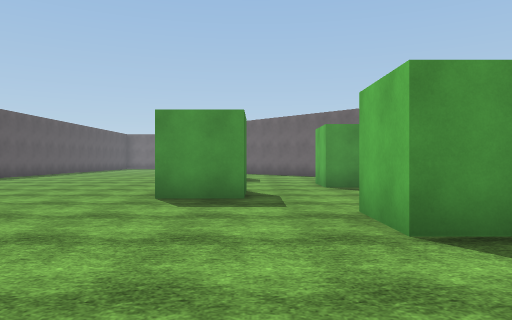
View 1 (above)

24 first-person views from a walk through a Unity game level. The camera is 1.3 m above the floor, looks level and sees 70° across. The floor is counted in squares, 2 m on a side. Each view is taken from the middle of a square. On the plan, view 1 faces up. The plan holds only what a view shows up to about 11 squares ahead; the rest is blank. The place goes on beyond the plan. Surface patterns are stand-ins for the level's own textures.

View 2
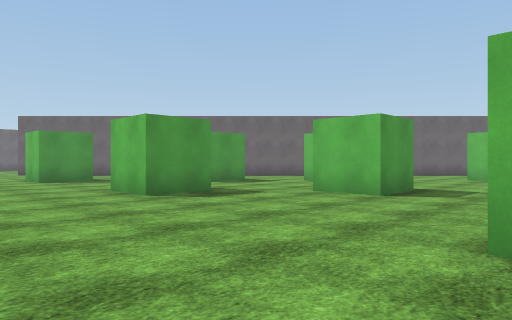

View 3
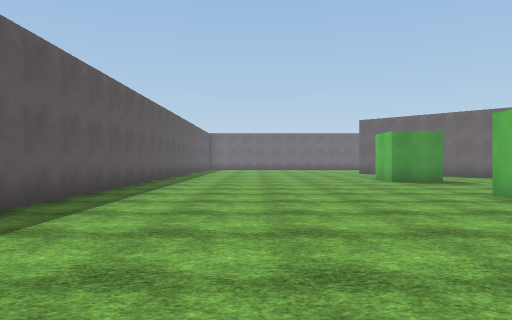

View 4
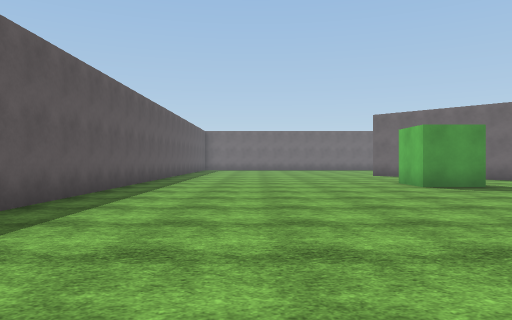

View 5
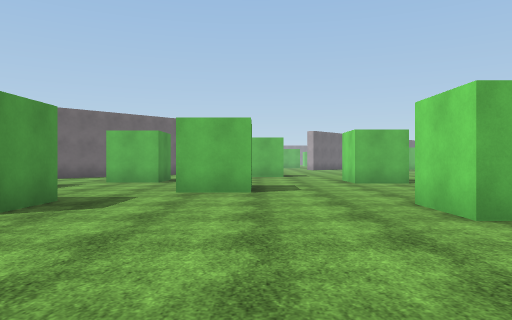

View 6
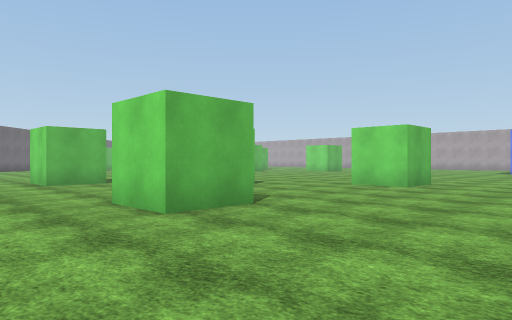

View 7
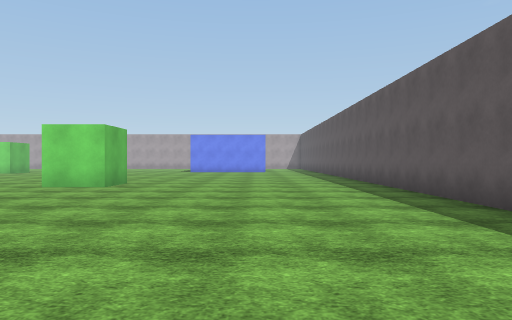

View 8
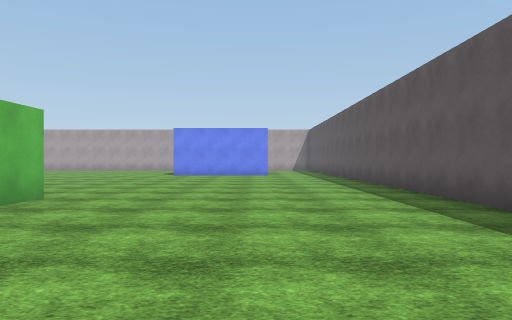

View 9
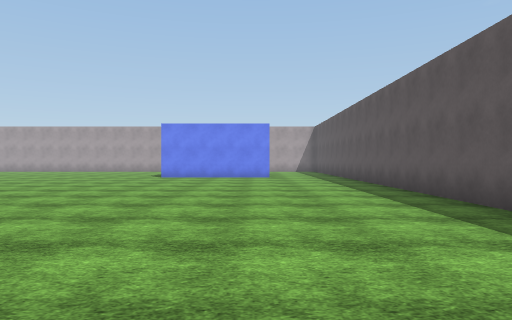

View 10
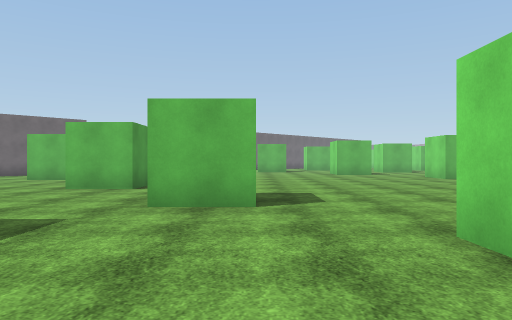

View 11
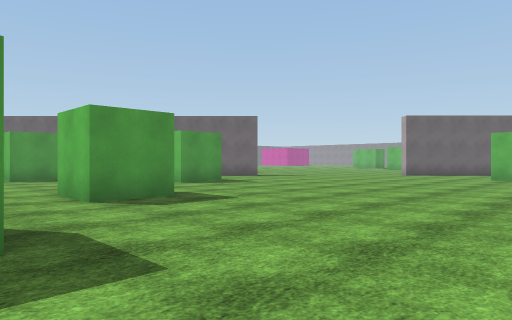

View 12
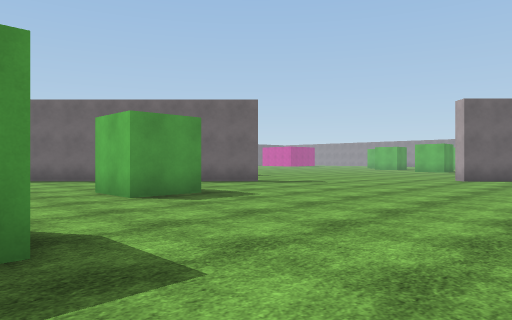

View 13
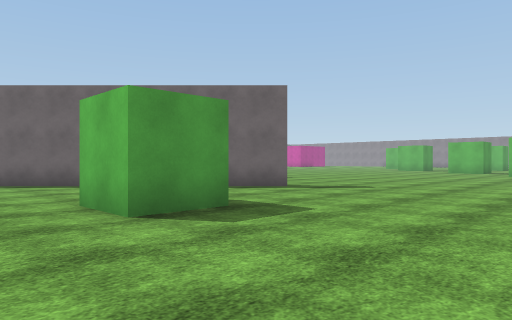

View 14
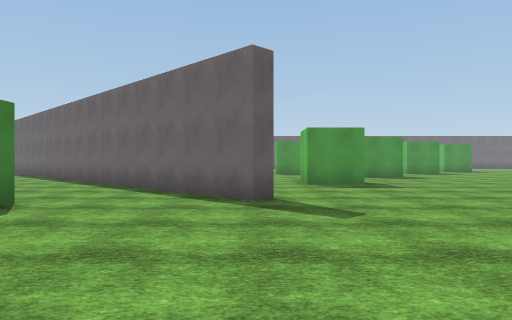

View 15
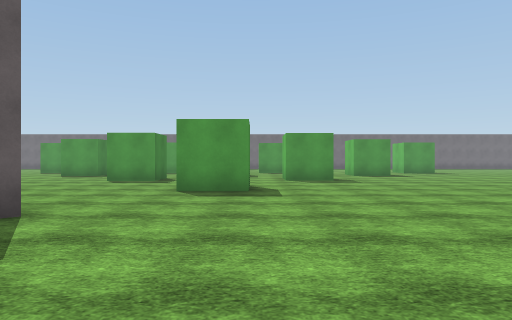

View 16
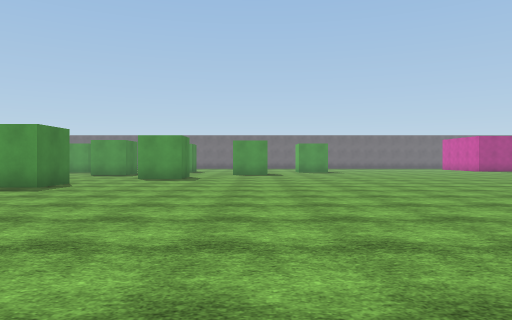

View 17
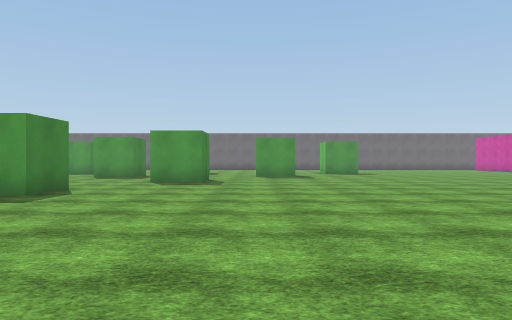

View 18
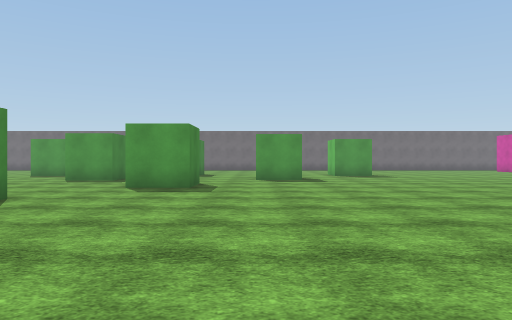

View 19
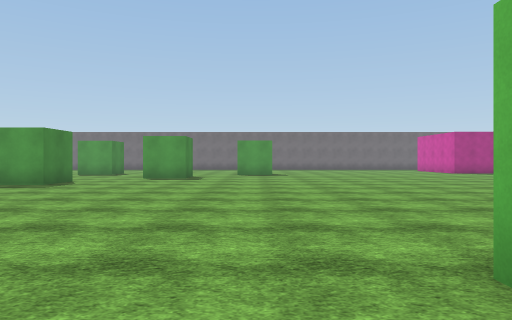

View 20
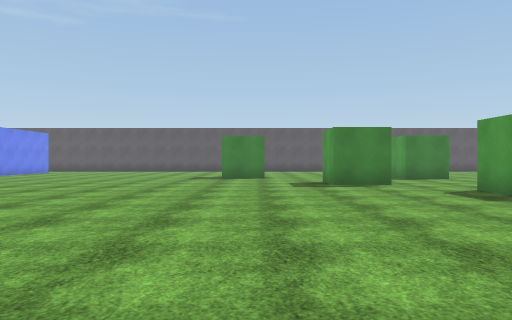

View 21
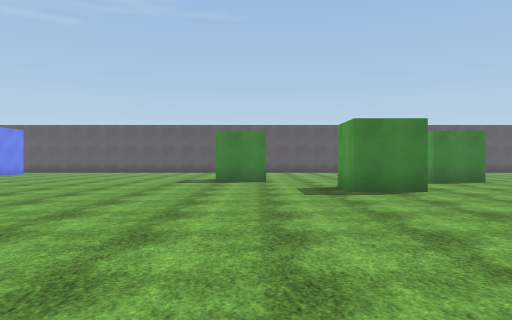

View 22
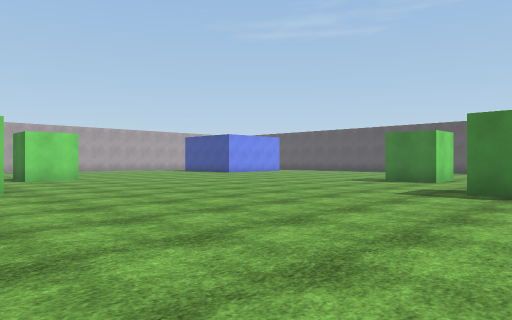

View 23
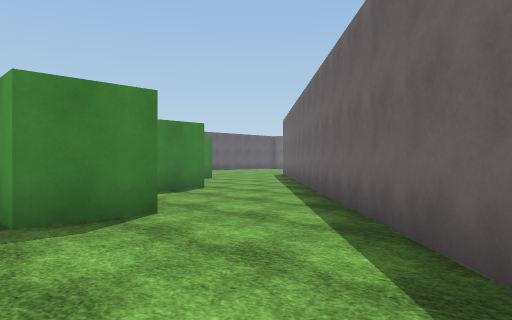

View 24
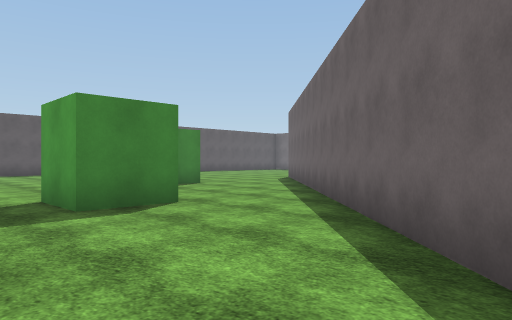

### Floor plan
Points are (right, up) in squares from view 1. A wall is a line through its corners. A room is listed if a view was taken in it or the views show most of it. See-through windows are left out.
Room 1 (views 1, 2, 3, 4, 5, 6, 7, 8, 9, 10, 11, 12, 13, 14, 15, 16, 17, 18, 19, 20, 21, 22, 23, 24)
walls: (9.5, 1.9) (7.9, 1.9) (7.9, 3.5); (5.8, -1.3) (4.1, -1.3) (4.1, 0.2) (5.8, 0.2); (2.9, 3.1) (1.3, 3.1) (1.3, 4.6); (13.3, 4.2) (12.9, 3.9) (2.4, 14.4); (2.5, -2.4) (2.5, -4) (1, -4) (1, -2.5); (6, 7.4) (6, 5.8) (4.5, 5.8) (4.5, 7.4); (-2.1, -0.9) (-2.1, 0.6) (-0.6, 0.6) (-0.6, -0.9); (3.2, 10.2) (3.2, 8.7) (1.7, 8.7) (1.7, 10.1); (-0.2, 7.5) (-0.2, 6.1) (-1.7, 6.1) (-1.7, 7.8); (18.2, -1.7) (17.2, -0.6); (15.9, 9.1) (15.9, 7.6) (14.4, 7.6) (14.4, 9); (-2.4, -7.2) (-2.4, -5.7) (-0.9, -5.7) (-0.9, -7.2); (-0.5, 11.7) (-2.1, 11.7) (-2.1, 13.2); (-0.6, 13.4) (-0.6, 12.5); (18.5, 13) (18.5, 11.6) (16.9, 11.6); (-9.3, -1.6) (-9.3, -14); (-9.3, 14) (-9.3, 5.6)
ways out: opening at (25.2, 0.5); opening at (27, 5.5)

Positions as (right, up) in squares from view 1, and headings:
1: (0, 0), facing up
2: (-5, 0), facing up-right
3: (-6, 1), facing up
4: (-6, 3), facing up
5: (-6, 3), facing right
6: (-6, 3), facing down-right
7: (-6, 3), facing down
8: (-6, -1), facing down
9: (-6, -3), facing down
10: (-4, -4), facing right
11: (2, -7), facing up-right
12: (5, -4), facing up-right
13: (6, -2), facing up-right
14: (13, -2), facing up
15: (16, 0), facing up
16: (21, -1), facing up
17: (20, 1), facing up
18: (20, 3), facing up
19: (24, 2), facing up
20: (12, -6), facing left
21: (10, -6), facing left
22: (10, -2), facing down-left
23: (10, 5), facing up-left
24: (8, 7), facing up-left
